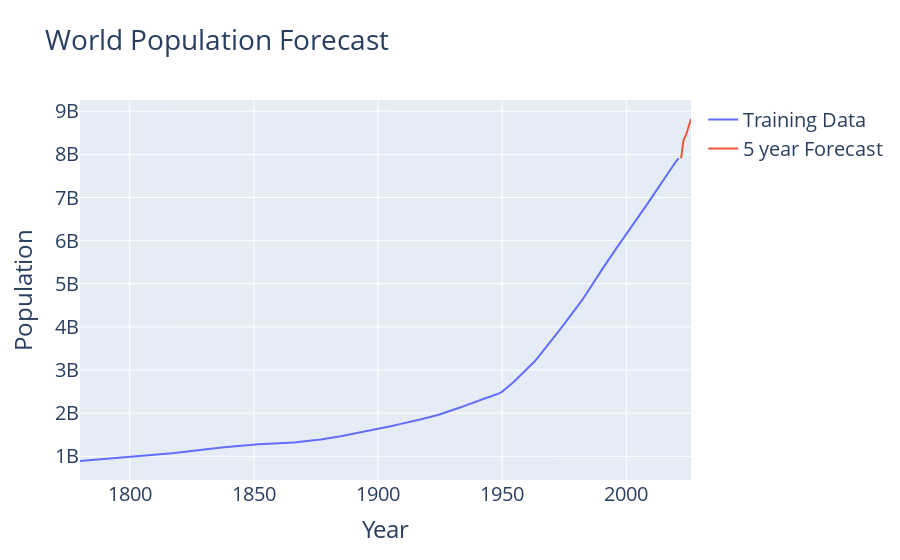

The cell this chart's notebook holds for it:
### Code cell
forecasted = np.exp(forecast)

trace1 = go.Scatter(
    x=df_worldpop['Year'],
    y=df_worldpop['Population (historical estimates)'],
    mode='lines',
    name='Training Data'
)

trace2 = go.Scatter(
    x=forecast_dates,
    y=forecasted,
    mode='lines',
    name='5 year Forecast'
)

layout = go.Layout(
    title="World Population Forecast",
    font=dict(size=20),
    xaxis={'title': "Year"},
    yaxis={'title': "Population"}
)

fig = go.Figure(data=[trace1, trace2], layout=layout)
fig.show()

### Figure 1 — Plotly figure (JSON) as saved in the notebook; plotly's stock layout.template omitted (floating-point values rounded to 4 significant figures; data arrays with more than 128 entries replaced by an {"elided": "..."} marker saying what was removed)
{"data": [{"mode": "lines", "name": "Training Data", "type": "scatter", "x": {"elided": "223 int values"}, "y": {"elided": "223 int values"}}, {"mode": "lines", "name": "5 year Forecast", "type": "scatter", "x": [2022, 2023, 2024, 2025, 2026], "y": [7909000000.0, 8330000000.0, 8450000000.0, 8631000000.0, 8820000000.0, 9042000000.0]}], "layout": {"font": {"size": 20}, "title": {"text": "World Population Forecast"}, "xaxis": {"title": {"text": "Year"}}, "yaxis": {"title": {"text": "Population"}}}}
